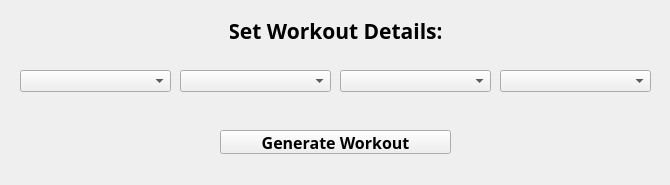
<?xml version="1.0" encoding="UTF-8"?>
<ui version="4.0">
 <class>GenerateWorkoutMain</class>
 <widget class="QWidget" name="GenerateWorkoutMain">
  <property name="geometry">
   <rect>
    <x>0</x>
    <y>0</y>
    <width>670</width>
    <height>185</height>
   </rect>
  </property>
  <property name="windowTitle">
   <string>Form</string>
  </property>
  <widget class="QComboBox" name="focus_combo">
   <property name="geometry">
    <rect>
     <x>180</x>
     <y>70</y>
     <width>151</width>
     <height>22</height>
    </rect>
   </property>
   <property name="font">
    <font>
     <family>Dosis SemiBold</family>
     <pointsize>12</pointsize>
     <bold>true</bold>
    </font>
   </property>
   <property name="currentText">
    <string/>
   </property>
   <property name="placeholderText">
    <string>Pick Focus</string>
   </property>
  </widget>
  <widget class="QComboBox" name="equipment_combo">
   <property name="geometry">
    <rect>
     <x>500</x>
     <y>70</y>
     <width>151</width>
     <height>22</height>
    </rect>
   </property>
   <property name="font">
    <font>
     <family>Dosis SemiBold</family>
     <pointsize>12</pointsize>
     <bold>true</bold>
    </font>
   </property>
   <property name="layoutDirection">
    <enum>Qt::LeftToRight</enum>
   </property>
   <property name="editable">
    <bool>false</bool>
   </property>
   <property name="currentText">
    <string/>
   </property>
   <property name="placeholderText">
    <string>Pick Equipment</string>
   </property>
  </widget>
  <widget class="QComboBox" name="split_combo">
   <property name="geometry">
    <rect>
     <x>20</x>
     <y>70</y>
     <width>151</width>
     <height>22</height>
    </rect>
   </property>
   <property name="font">
    <font>
     <family>Dosis SemiBold</family>
     <pointsize>12</pointsize>
     <bold>true</bold>
    </font>
   </property>
   <property name="currentText">
    <string/>
   </property>
   <property name="placeholderText">
    <string>Pick Split</string>
   </property>
  </widget>
  <widget class="QComboBox" name="time_combo">
   <property name="geometry">
    <rect>
     <x>340</x>
     <y>70</y>
     <width>151</width>
     <height>22</height>
    </rect>
   </property>
   <property name="font">
    <font>
     <family>Dosis SemiBold</family>
     <pointsize>12</pointsize>
     <bold>true</bold>
    </font>
   </property>
   <property name="currentText">
    <string/>
   </property>
   <property name="placeholderText">
    <string>Pick Time</string>
   </property>
  </widget>
  <widget class="QPushButton" name="generate_btn">
   <property name="geometry">
    <rect>
     <x>220</x>
     <y>130</y>
     <width>231</width>
     <height>24</height>
    </rect>
   </property>
   <property name="font">
    <font>
     <family>Dosis SemiBold</family>
     <pointsize>12</pointsize>
     <bold>true</bold>
    </font>
   </property>
   <property name="text">
    <string>Generate Workout</string>
   </property>
  </widget>
  <widget class="QLabel" name="label">
   <property name="geometry">
    <rect>
     <x>230</x>
     <y>20</y>
     <width>211</width>
     <height>21</height>
    </rect>
   </property>
   <property name="font">
    <font>
     <family>Dosis SemiBold</family>
     <pointsize>16</pointsize>
     <bold>true</bold>
    </font>
   </property>
   <property name="text">
    <string>Set Workout Details:</string>
   </property>
   <property name="alignment">
    <set>Qt::AlignCenter</set>
   </property>
  </widget>
 </widget>
 <resources/>
 <connections/>
</ui>
